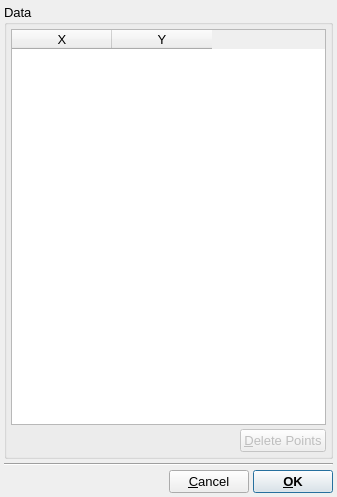
<?xml version="1.0" encoding="UTF-8"?>
<ui version="4.0">
 <class>EditDataSetDialog</class>
 <widget class="QDialog" name="EditDataSetDialog">
  <property name="windowModality">
   <enum>Qt::ApplicationModal</enum>
  </property>
  <property name="geometry">
   <rect>
    <x>0</x>
    <y>0</y>
    <width>337</width>
    <height>497</height>
   </rect>
  </property>
  <property name="font">
   <font>
    <pointsize>10</pointsize>
   </font>
  </property>
  <property name="windowTitle">
   <string>Edit Data</string>
  </property>
  <property name="modal">
   <bool>false</bool>
  </property>
  <layout class="QVBoxLayout" name="verticalLayout_2">
   <property name="spacing">
    <number>4</number>
   </property>
   <property name="margin">
    <number>4</number>
   </property>
   <item>
    <widget class="QGroupBox" name="DataGroup">
     <property name="title">
      <string>Data</string>
     </property>
     <layout class="QVBoxLayout" name="verticalLayout">
      <property name="spacing">
       <number>4</number>
      </property>
      <property name="margin">
       <number>4</number>
      </property>
      <item>
       <widget class="QTableWidget" name="DataTable">
        <property name="selectionBehavior">
         <enum>QAbstractItemView::SelectRows</enum>
        </property>
        <column>
         <property name="text">
          <string>X</string>
         </property>
        </column>
        <column>
         <property name="text">
          <string>Y</string>
         </property>
        </column>
       </widget>
      </item>
      <item>
       <layout class="QHBoxLayout" name="horizontalLayout">
        <property name="spacing">
         <number>4</number>
        </property>
        <item>
         <spacer name="horizontalSpacer_2">
          <property name="orientation">
           <enum>Qt::Horizontal</enum>
          </property>
          <property name="sizeHint" stdset="0">
           <size>
            <width>40</width>
            <height>20</height>
           </size>
          </property>
         </spacer>
        </item>
        <item>
         <widget class="QPushButton" name="pushButton">
          <property name="enabled">
           <bool>false</bool>
          </property>
          <property name="text">
           <string>&amp;Delete Points</string>
          </property>
         </widget>
        </item>
       </layout>
      </item>
     </layout>
    </widget>
   </item>
   <item>
    <widget class="Line" name="line">
     <property name="orientation">
      <enum>Qt::Horizontal</enum>
     </property>
    </widget>
   </item>
   <item>
    <layout class="QHBoxLayout" name="horizontalLayout_2">
     <item>
      <spacer name="horizontalSpacer">
       <property name="orientation">
        <enum>Qt::Horizontal</enum>
       </property>
       <property name="sizeHint" stdset="0">
        <size>
         <width>40</width>
         <height>20</height>
        </size>
       </property>
      </spacer>
     </item>
     <item>
      <widget class="QPushButton" name="CancelButton">
       <property name="text">
        <string>&amp;Cancel</string>
       </property>
      </widget>
     </item>
     <item>
      <widget class="QPushButton" name="OKButton">
       <property name="font">
        <font>
         <weight>75</weight>
         <bold>true</bold>
        </font>
       </property>
       <property name="text">
        <string>&amp;OK</string>
       </property>
       <property name="default">
        <bool>true</bool>
       </property>
      </widget>
     </item>
    </layout>
   </item>
  </layout>
 </widget>
 <resources/>
 <connections/>
</ui>
